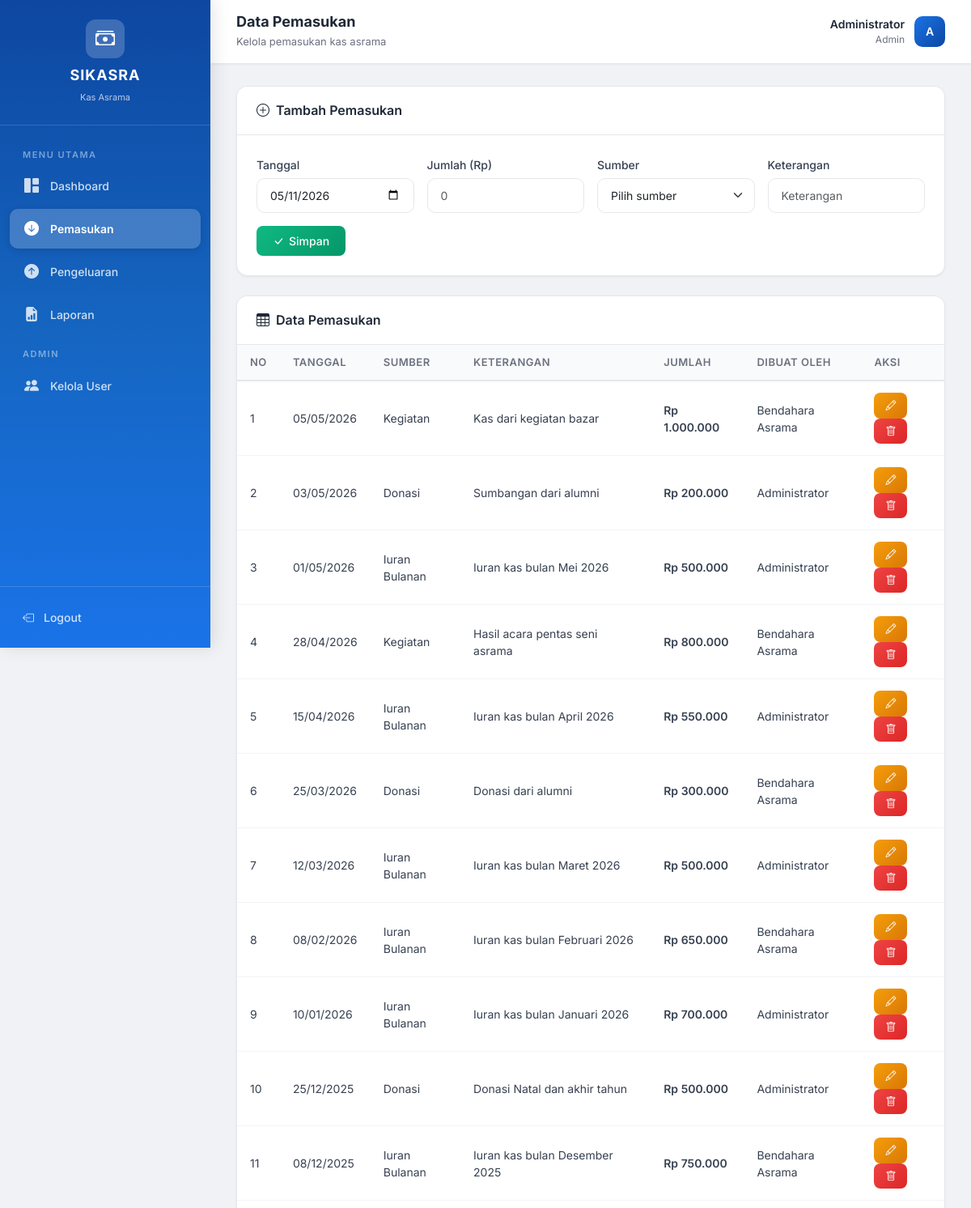
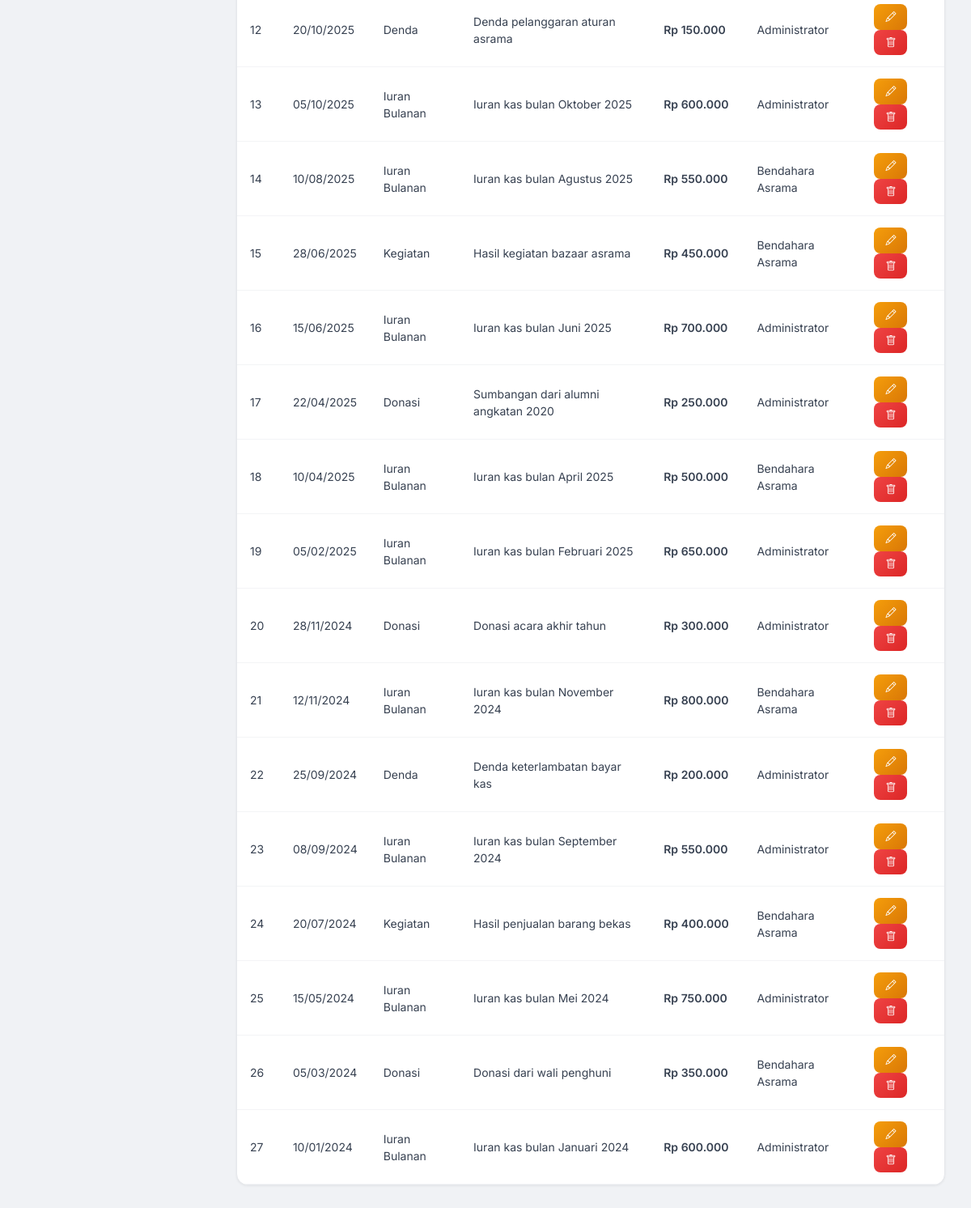
The app's page /pages/pemasukan.php (signed in) with its own data (2 pictures, top to bottom).
### tables this page shows
CREATE TABLE IF NOT EXISTS pemasukan (
    id INT AUTO_INCREMENT PRIMARY KEY,
    tanggal DATE NOT NULL,
    jumlah DECIMAL(15,2) NOT NULL,
    keterangan TEXT,
    sumber_pemasukan VARCHAR(100) NOT NULL,
    created_by INT,
    created_at TIMESTAMP DEFAULT CURRENT_TIMESTAMP,
    FOREIGN KEY (created_by) REFERENCES users(id) ON DELETE SET NULL
);

CREATE TABLE IF NOT EXISTS users (
    id INT AUTO_INCREMENT PRIMARY KEY,
    username VARCHAR(50) NOT NULL UNIQUE,
    password VARCHAR(255) NOT NULL,
    nama_lengkap VARCHAR(100) NOT NULL,
    role ENUM('admin', 'bendahara') NOT NULL DEFAULT 'bendahara',
    created_at TIMESTAMP DEFAULT CURRENT_TIMESTAMP
);

### classes/Transaksi.php (called while the page is built, shortened)
<?php
class Transaksi {
    public function __construct($conn) {
        $this->conn = $conn;
    }
}
?>

### classes/Pemasukan.php (called while the page is built, shortened)
<?php
require_once __DIR__ . '/Transaksi.php';
class Pemasukan extends Transaksi {
    public function tampilPemasukan() {
        $query = "SELECT p.*, u.nama_lengkap
                  FROM pemasukan p
                  LEFT JOIN users u ON p.created_by = u.id
                  ORDER BY p.tanggal DESC";
        $result = $this->conn->query($query);
        return $result;
    }
}
?>

### pages/pemasukan.php (the view, shortened to what this page needs)
<?php
require_once '../classes/Pemasukan.php';
$db = new Database();
$conn = $db->getConnection();
$pemasukan = new Pemasukan($conn);
$editData = null;
$dataPemasukan = $pemasukan->tampilPemasukan();
?>
<!DOCTYPE html>
<html lang="id">
<head>
    <link href="https://cdn.jsdelivr.net/npm/bootstrap@5.3.0/dist/css/bootstrap.min.css" rel="stylesheet">
    <link href="https://cdn.jsdelivr.net/npm/bootstrap-icons@1.10.0/font/bootstrap-icons.css" rel="stylesheet">
    <link href="../assets/css/style.css" rel="stylesheet">
</head>
<body>
<div class="app-wrapper">
    <?php include 'sidebar.php'; ?>
    <div class="main-content">
        <div class="top-navbar">
            <div class="page-title"><h5>Data Pemasukan</h5><small>Kelola pemasukan kas asrama</small></div>
            <div class="user-info">
                <div class="user-detail">
                    <div class="user-name"><?php echo $_SESSION['nama_lengkap']; ?></div>
                    <div class="user-role"><?php echo ucfirst($_SESSION['role']); ?></div>
                </div>
                <div class="user-avatar"><?php echo strtoupper(substr($_SESSION['nama_lengkap'],0,1)); ?></div>
            </div>
        </div>
        <div class="content-area">
            <div class="card-custom mb-4">
                <div class="card-header">
                    <h5><i class="bi bi-plus-circle me-2"></i><?php echo $editData ? 'Edit Pemasukan' : 'Tambah Pemasukan'; ?></h5>
                </div>
                <div class="card-body">
                    <form method="POST" action="" class="form-custom">
                        <div class="row g-3">
                            <div class="col-md-3">
                                <label class="form-label">Tanggal</label>
                                <input type="date" class="form-control" name="tanggal" value="<?php echo $editData ? $editData['tanggal'] : date('Y-m-d'); ?>" required>
                            </div>
                            <div class="col-md-3">
                                <label class="form-label">Jumlah (Rp)</label>
                                <input type="number" class="form-control" name="jumlah" placeholder="0" value="<?php echo $editData ? $editData['jumlah'] : ''; ?>" required>
                            </div>
                            <div class="col-md-3">
                                <label class="form-label">Sumber</label>
                                <select class="form-select" name="sumber_pemasukan" required>
                                    <option value="">Pilih sumber</option>
                                </select>
                            </div>
                            <div class="col-md-3">
                                <label class="form-label">Keterangan</label>
                                <input type="text" class="form-control" name="keterangan" placeholder="Keterangan" value="<?php echo $editData ? $editData['keterangan'] : ''; ?>">
                            </div>
                        </div>
                        <div class="mt-3">
                            <button type="submit" class="btn-success-custom"><i class="bi bi-check-lg"></i> Simpan</button>
                        </div>
                    </form>
                </div>
            </div>
            <div class="card-custom">
                <div class="card-header"><h5><i class="bi bi-table me-2"></i>Data Pemasukan</h5></div>
                <div class="card-body" style="padding:0;">
                    <table class="table-custom">
                        <thead><tr><th>No</th><th>Tanggal</th><th>Sumber</th><th>Keterangan</th><th>Jumlah</th><th>Dibuat Oleh</th><th>Aksi</th></tr></thead>
                        <tbody>
                        <?php $no=1; while($row=$dataPemasukan->fetch_assoc()): ?>
                            <tr>
                                <td><?php echo $no++; ?></td>
                                <td><?php echo date('d/m/Y', strtotime($row['tanggal'])); ?></td>
                                <td><?php echo $row['sumber_pemasukan']; ?></td>
                                <td><?php echo $row['keterangan']; ?></td>
                                <td class="money-green">Rp <?php echo number_format($row['jumlah'],0,',','.'); ?></td>
                                <td><?php echo $row['nama_lengkap'] ?? '-'; ?></td>
                                <td>
                                    <a href="pemasukan.php?edit=<?php echo $row['id']; ?>" class="btn-warning-custom"><i class="bi bi-pencil"></i></a>
                                    <a href="pemasukan.php?hapus=<?php echo $row['id']; ?>" class="btn-danger-custom" onclick="return confirm('Yakin hapus?')"><i class="bi bi-trash"></i></a>
                                </td>
                            </tr>
                        <?php endwhile; ?>
                        </tbody>
                    </table>
                </div>
            </div>
        </div>
    </div>
</div>
</body>
</html>

### pages/sidebar.php
<?php
$current_page = basename($_SERVER['PHP_SELF']);
?>
<div class="sidebar">
    <div class="sidebar-brand">
        <div class="brand-icon"><i class="bi bi-cash-stack"></i></div>
        <h4>SIKASRA</h4>
        <small>Kas Asrama</small>
    </div>
    <ul class="nav-menu">
        <li class="nav-label">Menu Utama</li>
        <li class="nav-item">
            <a href="dashboard.php" class="nav-link <?php echo $current_page == 'dashboard.php' ? 'active' : ''; ?>">
                <i class="bi bi-grid-1x2-fill"></i> Dashboard
            </a>
        </li>
        <li class="nav-item">
            <a href="pemasukan.php" class="nav-link <?php echo $current_page == 'pemasukan.php' ? 'active' : ''; ?>">
                <i class="bi bi-arrow-down-circle-fill"></i> Pemasukan
            </a>
        </li>
        <li class="nav-item">
            <a href="pengeluaran.php" class="nav-link <?php echo $current_page == 'pengeluaran.php' ? 'active' : ''; ?>">
                <i class="bi bi-arrow-up-circle-fill"></i> Pengeluaran
            </a>
        </li>
        <li class="nav-item">
            <a href="laporan.php" class="nav-link <?php echo $current_page == 'laporan.php' ? 'active' : ''; ?>">
                <i class="bi bi-file-earmark-bar-graph-fill"></i> Laporan
            </a>
        </li>
        <?php if ($_SESSION['role'] == 'admin'): ?>
        <li class="nav-label">Admin</li>
        <li class="nav-item">
            <a href="users.php" class="nav-link <?php echo $current_page == 'users.php' ? 'active' : ''; ?>">
                <i class="bi bi-people-fill"></i> Kelola User
            </a>
        </li>
        <?php endif; ?>
    </ul>
    <div class="sidebar-footer">
        <a href="logout.php" class="nav-link">
            <i class="bi bi-box-arrow-left"></i> Logout
        </a>
    </div>
</div>

### records on screen
pemasukan: tanggal "05/05/2026", sumber_pemasukan "Kegiatan", keterangan "Kas dari kegiatan bazar", jumlah "1.000.000", created_by.nama_lengkap "Bendahara Asrama"
pemasukan: tanggal "03/05/2026", sumber_pemasukan "Donasi", keterangan "Sumbangan dari alumni", jumlah "200.000", created_by.nama_lengkap "Administrator"
pemasukan: tanggal "01/05/2026", sumber_pemasukan "Iuran Bulanan", keterangan "Iuran kas bulan Mei 2026", jumlah "500.000", created_by.nama_lengkap "Administrator"
pemasukan: tanggal "28/04/2026", sumber_pemasukan "Kegiatan", keterangan "Hasil acara pentas seni asrama", jumlah "800.000", created_by.nama_lengkap "Bendahara Asrama"
pemasukan: tanggal "15/04/2026", sumber_pemasukan "Iuran Bulanan", keterangan "Iuran kas bulan April 2026", jumlah "550.000", created_by.nama_lengkap "Administrator"
pemasukan: tanggal "25/03/2026", sumber_pemasukan "Donasi", keterangan "Donasi dari alumni", jumlah "300.000", created_by.nama_lengkap "Bendahara Asrama"
pemasukan: tanggal "12/03/2026", sumber_pemasukan "Iuran Bulanan", keterangan "Iuran kas bulan Maret 2026", jumlah "500.000", created_by.nama_lengkap "Administrator"
pemasukan: tanggal "08/02/2026", sumber_pemasukan "Iuran Bulanan", keterangan "Iuran kas bulan Februari 2026", jumlah "650.000", created_by.nama_lengkap "Bendahara Asrama"
pemasukan: tanggal "10/01/2026", sumber_pemasukan "Iuran Bulanan", keterangan "Iuran kas bulan Januari 2026", jumlah "700.000", created_by.nama_lengkap "Administrator"
pemasukan: tanggal "25/12/2025", sumber_pemasukan "Donasi", keterangan "Donasi Natal dan akhir tahun", jumlah "500.000", created_by.nama_lengkap "Administrator"
pemasukan: tanggal "08/12/2025", sumber_pemasukan "Iuran Bulanan", keterangan "Iuran kas bulan Desember 2025", jumlah "750.000", created_by.nama_lengkap "Bendahara Asrama"
pemasukan: tanggal "20/10/2025", sumber_pemasukan "Denda", keterangan "Denda pelanggaran aturan asrama", jumlah "150.000", created_by.nama_lengkap "Administrator"
pemasukan: tanggal "05/10/2025", sumber_pemasukan "Iuran Bulanan", keterangan "Iuran kas bulan Oktober 2025", jumlah "600.000", created_by.nama_lengkap "Administrator"
pemasukan: tanggal "10/08/2025", sumber_pemasukan "Iuran Bulanan", keterangan "Iuran kas bulan Agustus 2025", jumlah "550.000", created_by.nama_lengkap "Bendahara Asrama"
pemasukan: tanggal "28/06/2025", sumber_pemasukan "Kegiatan", keterangan "Hasil kegiatan bazaar asrama", jumlah "450.000", created_by.nama_lengkap "Bendahara Asrama"
pemasukan: tanggal "15/06/2025", sumber_pemasukan "Iuran Bulanan", keterangan "Iuran kas bulan Juni 2025", jumlah "700.000", created_by.nama_lengkap "Administrator"
pemasukan: tanggal "22/04/2025", sumber_pemasukan "Donasi", keterangan "Sumbangan dari alumni angkatan 2020", jumlah "250.000", created_by.nama_lengkap "Administrator"
pemasukan: tanggal "10/04/2025", sumber_pemasukan "Iuran Bulanan", keterangan "Iuran kas bulan April 2025", jumlah "500.000", created_by.nama_lengkap "Bendahara Asrama"
pemasukan: tanggal "05/02/2025", sumber_pemasukan "Iuran Bulanan", keterangan "Iuran kas bulan Februari 2025", jumlah "650.000", created_by.nama_lengkap "Administrator"
pemasukan: tanggal "28/11/2024", sumber_pemasukan "Donasi", keterangan "Donasi acara akhir tahun", jumlah "300.000", created_by.nama_lengkap "Administrator"
pemasukan: tanggal "12/11/2024", sumber_pemasukan "Iuran Bulanan", keterangan "Iuran kas bulan November 2024", jumlah "800.000", created_by.nama_lengkap "Bendahara Asrama"
pemasukan: tanggal "25/09/2024", sumber_pemasukan "Denda", keterangan "Denda keterlambatan bayar kas", jumlah "200.000", created_by.nama_lengkap "Administrator"
pemasukan: tanggal "08/09/2024", sumber_pemasukan "Iuran Bulanan", keterangan "Iuran kas bulan September 2024", jumlah "550.000", created_by.nama_lengkap "Administrator"
pemasukan: tanggal "20/07/2024", sumber_pemasukan "Kegiatan", keterangan "Hasil penjualan barang bekas", jumlah "400.000", created_by.nama_lengkap "Bendahara Asrama"
pemasukan: tanggal "15/05/2024", sumber_pemasukan "Iuran Bulanan", keterangan "Iuran kas bulan Mei 2024", jumlah "750.000", created_by.nama_lengkap "Administrator"
pemasukan: tanggal "05/03/2024", sumber_pemasukan "Donasi", keterangan "Donasi dari wali penghuni", jumlah "350.000", created_by.nama_lengkap "Bendahara Asrama"
pemasukan: tanggal "10/01/2024", sumber_pemasukan "Iuran Bulanan", keterangan "Iuran kas bulan Januari 2024", jumlah "600.000", created_by.nama_lengkap "Administrator"

### other values on screen
$_SESSION['nama_lengkap'] "Administrator"
$_SESSION['role'] "Admin"
substr($_SESSION['nama_lengkap'],0,1) "A"
